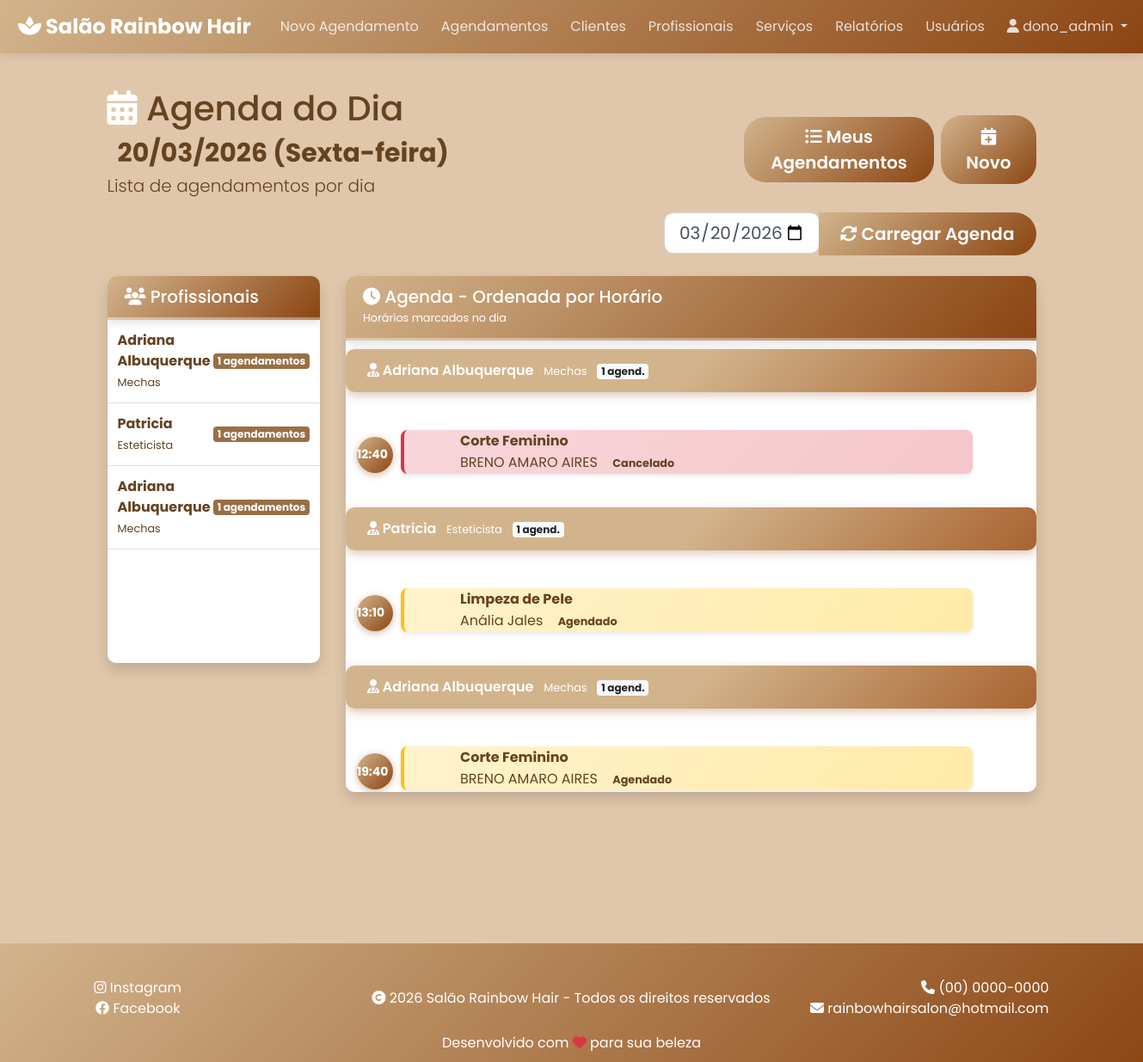
/agendamentos/calendarios/agenda/ (signed in), run on an earlier commit of the app's database.
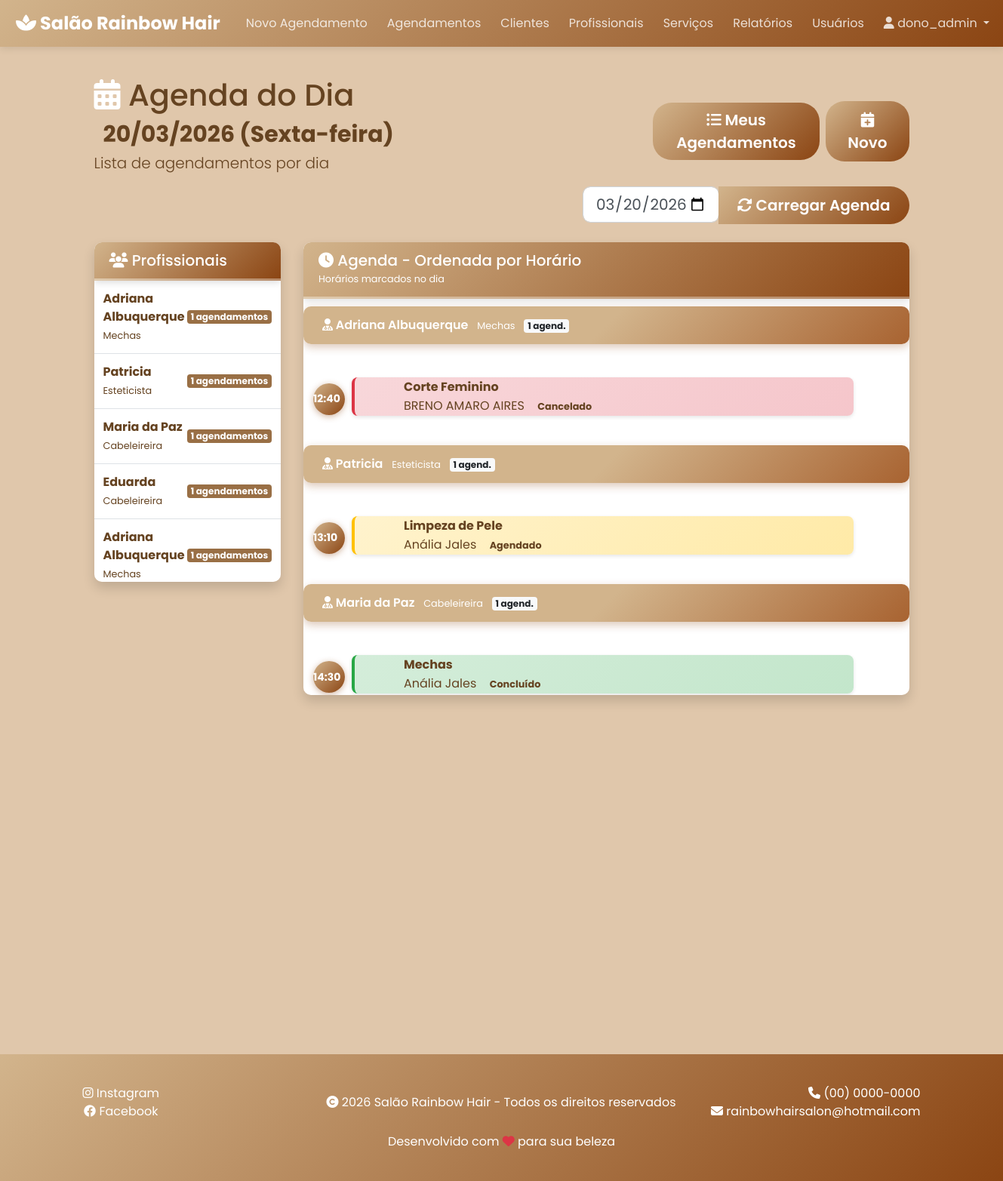
And on a later commit of the database.
### apps/profissionais/models.py (models this page shows, shortened)
class Profissional(BaseModel):
    nome = models.CharField(max_length=100)
    especialidade = models.CharField(max_length=100)

### apps/agendamentos/models.py (models this page shows, shortened)
class Agendamento(BaseModel):
    STATUS_CHOICES = [
        ('AGENDADO', 'Agendado'),
        ('CONCLUIDO', 'Concluído'),
        ('CANCELADO', 'Cancelado'),
    ]
    cliente = models.ForeignKey(Cliente, on_delete=models.CASCADE)
    servico = models.ForeignKey(Servico, on_delete=models.CASCADE)
    profissional = models.ForeignKey(Profissional, on_delete=models.CASCADE)
    data_hora = models.DateTimeField()
    status = models.CharField(max_length=15, choices=STATUS_CHOICES)
    observacoes = models.TextField(blank=True, null=True, verbose_name="Observações")
    class Meta:
        indexes = [
            models.Index(fields=['status', 'data_hora']),
        ]

### apps/servicos/models.py (models this page shows, shortened)
class Servico(BaseModel):
    CATEGORIA_CHOICES = [
        ('CABELO', 'Cabelo'),
        ('MAQUIAGEM', 'Maquiagem'),
        ('SPA', 'Spa'),
        ('UNHAS', 'Unhas'),
        ('BARBA', 'Barba'),
        ('DEPILACAO', 'Depilação'),
        ('MASSAGEM', 'Massagem'),
        ('SOBRANCELHAS', 'Sobrancelhas'),
        ('CILIOS', 'Cílios'),
    ]
    nome = models.CharField(max_length=100)
    preco = models.DecimalField(max_digits=8, decimal_places=2)
    categoria = models.CharField(
        max_length=20,
        choices=CATEGORIA_CHOICES,
        default='CABELO'
    )

### apps/clientes/models.py (models this page shows, shortened)
class Cliente(BaseModel):
    nome = models.CharField(max_length=100)
    email = models.EmailField(blank=True, null=True)
    telefone = models.CharField(max_length=20)

### apps/agendamentos/calendarios/views.py (the view)
# urls.py: path('agenda/', views.AgendaView.as_view(), name='agenda'),
class AgendaView(LoginRequiredMixin, TemplateView):
    template_name = 'calendarios/agenda.html'
    def get_context_data(self, **kwargs):
        from apps.profissionais.models import Profissional
        from apps.agendamentos.models import Agendamento
        from datetime import date
        context = super().get_context_data(**kwargs)
        date_str = self.request.GET.get('date', date.today().isoformat())
        try:
            agenda_date = date.fromisoformat(date_str)
        except ValueError:
            agenda_date = date.today()
        profissionais = Profissional.objects.filter(
            agendamento__data_hora__date=agenda_date
        ).distinct().order_by('nome')
        context['profissionais'] = profissionais
        agendamentos_today = Agendamento.objects.filter(
            data_hora__date=agenda_date
        ).select_related('cliente', 'servico', 'profissional').order_by('profissional__nome', 'data_hora')
        from collections import defaultdict
        horario_groups = defaultdict(list)
        for ag in agendamentos_today:
            horario_str = ag.data_hora.time().strftime('%H:%M')
            horario_groups[horario_str].append(ag)
        agenda_list = []
        for horario_str in sorted(horario_groups.keys()):
            prof_groups = defaultdict(list)
            for ag in horario_groups[horario_str]:
                prof_groups[ag.profissional.id].append(ag)
            for prof_id, ags in sorted(prof_groups.items(), key=lambda x: x[1][0].profissional.nome):
                prof = profissionais.get(id=prof_id)
                if prof:
                    agenda_list.append({
                        'horario_str': horario_str,
                        'profissional': prof,
                        'agendamentos': ags
                    })
        context['agenda_list'] = agenda_list
        context['agenda_date'] = agenda_date
        context['date_str'] = date_str
        return context

### apps/agendamentos/templates/calendarios/agenda.html (shortened to what the changed rows need)
{% extends 'base.html' %}
{% block content %}
<div class="container-fluid">
    <div class="row mb-0">
        <div class="col-md-8">
            <h1 class="mb-0">
                <i class="fas fa-calendar-alt"></i> Agenda do Dia
                <span class="badge">{{ agenda_date|date:"d/m/Y (l)" }}</span>
            </h1>
        </div>
    </div>
    <div class="row">
        <div class="col-lg-3">
            <div class="card prof-list shadow">
                <div class="card-body p-0">
                    {% for item in agenda_list %}
                    <div class="prof-item border-bottom d-flex justify-content-between align-items-center">
                        <div>
                            <strong>{{ item.profissional.nome }}</strong>
                            <br><small class="text-muted">{{ item.profissional.especialidade }}</small>
                        </div>
                        <span class="badge badge-primary">{{ item.agendamentos|length }} agendamentos</span>
                    </div>
                    {% endfor %}
                </div>
            </div>
        </div>
        <div class="col-lg-9">
            <div class="card shadow" style="height: 600px; overflow-y: auto;">
                <div class="card-body agenda-scroll-body p-0">
                    {% if agenda_list %}
                        {% for item in agenda_list %}
                        <div class="prof-section">
                            <h6 class="prof-header">
                                <i class="fas fa-user-md"></i> {{ item.profissional.nome }}
                                <small class="ml-2">{{ item.profissional.especialidade }}</small>
                                <span class="badge badge-light ml-2">{{ item.agendamentos|length }} agend.</span>
                            </h6>
                            <div class="timeline p-4">
                                {% for ag in item.agendamentos %}
                                <div class="timeline-item status-{{ ag.status|lower }}">
                                    <div class="time">{{ item.horario_str }}</div>
                                    <a href="{% url 'agendamentos:index' %}?agendamento_id={{ ag.id }}" class="content-link">
                                        <div class="content" style="margin-left: 65px;">
                                            <strong>{{ ag.servico.nome }}</strong><br>
                                            {{ ag.cliente.nome }}
                                            <span class="badge badge-{{ ag.status|lower }} status-badge ml-2">{{ ag.get_status_display }}</span>
                                        </div>
                                    </a>
                                </div>
                                {% endfor %}
                            </div>
                        </div>
                        {% endfor %}
                    {% endif %}
                </div>
            </div>
        </div>
    </div>
</div>
{% endblock %}

What changed in the data, as far as the page shows it:
no longer on one of the page's lists (row unchanged): Profissional: profissional.nome "Adriana Albuquerque", profissional.especialidade "Mechas"
computed for Profissional "Adriana Albuquerque": loses Agendamento (horario_str "19:40", servico.nome "Corte Feminino", cliente.nome "BRENO AMARO AIRES", status "Agendado")
now on this page (row unchanged): Profissional: profissional.nome "Maria da Paz", profissional.especialidade "Cabeleireira", agendamentos|length "1"
now on this page (row unchanged): Profissional: profissional.nome "Eduarda", profissional.especialidade "Cabeleireira", agendamentos|length "1", shown under "Profissionais"
added Agendamento: horario_str "14:30", servico.nome "Mechas", cliente.nome "Anália Jales", status "Concluído", shown under "Maria da Paz"
